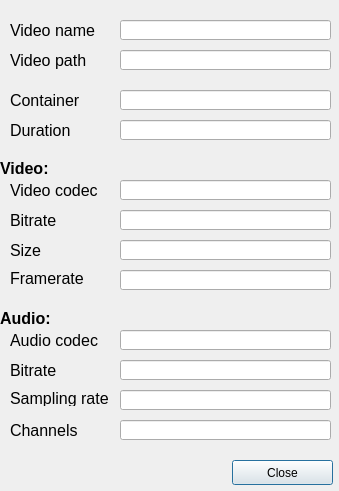
<?xml version="1.0" encoding="UTF-8"?>
<ui version="4.0">
 <class>formInfo</class>
 <widget class="QDialog" name="formInfo">
  <property name="windowModality">
   <enum>Qt::WindowModal</enum>
  </property>
  <property name="geometry">
   <rect>
    <x>0</x>
    <y>0</y>
    <width>339</width>
    <height>491</height>
   </rect>
  </property>
  <property name="windowTitle">
   <string>Media info</string>
  </property>
  <property name="modal">
   <bool>true</bool>
  </property>
  <widget class="QLabel" name="label_10">
   <property name="geometry">
    <rect>
     <x>0</x>
     <y>310</y>
     <width>71</width>
     <height>16</height>
    </rect>
   </property>
   <property name="font">
    <font>
     <pointsize>12</pointsize>
     <weight>75</weight>
     <bold>true</bold>
    </font>
   </property>
   <property name="text">
    <string>Audio:</string>
   </property>
  </widget>
  <widget class="QLabel" name="label_6">
   <property name="geometry">
    <rect>
     <x>10</x>
     <y>210</y>
     <width>101</width>
     <height>21</height>
    </rect>
   </property>
   <property name="font">
    <font>
     <pointsize>12</pointsize>
    </font>
   </property>
   <property name="text">
    <string>Bitrate</string>
   </property>
  </widget>
  <widget class="QLineEdit" name="lineEdit_12">
   <property name="geometry">
    <rect>
     <x>120</x>
     <y>420</y>
     <width>211</width>
     <height>20</height>
    </rect>
   </property>
   <property name="readOnly">
    <bool>true</bool>
   </property>
  </widget>
  <widget class="QLabel" name="label_9">
   <property name="geometry">
    <rect>
     <x>10</x>
     <y>120</y>
     <width>101</width>
     <height>21</height>
    </rect>
   </property>
   <property name="font">
    <font>
     <pointsize>12</pointsize>
    </font>
   </property>
   <property name="text">
    <string>Duration</string>
   </property>
  </widget>
  <widget class="QPushButton" name="pushButton">
   <property name="geometry">
    <rect>
     <x>232</x>
     <y>460</y>
     <width>101</width>
     <height>25</height>
    </rect>
   </property>
   <property name="text">
    <string>Close</string>
   </property>
  </widget>
  <widget class="QLabel" name="label_3">
   <property name="geometry">
    <rect>
     <x>10</x>
     <y>50</y>
     <width>111</width>
     <height>21</height>
    </rect>
   </property>
   <property name="font">
    <font>
     <pointsize>12</pointsize>
    </font>
   </property>
   <property name="text">
    <string>Video path</string>
   </property>
  </widget>
  <widget class="QLabel" name="label_5">
   <property name="geometry">
    <rect>
     <x>10</x>
     <y>90</y>
     <width>101</width>
     <height>21</height>
    </rect>
   </property>
   <property name="font">
    <font>
     <pointsize>12</pointsize>
    </font>
   </property>
   <property name="text">
    <string>Container</string>
   </property>
  </widget>
  <widget class="QLineEdit" name="lineEdit_8">
   <property name="geometry">
    <rect>
     <x>120</x>
     <y>120</y>
     <width>211</width>
     <height>20</height>
    </rect>
   </property>
   <property name="readOnly">
    <bool>true</bool>
   </property>
  </widget>
  <widget class="QLineEdit" name="lineEdit_2">
   <property name="geometry">
    <rect>
     <x>120</x>
     <y>50</y>
     <width>211</width>
     <height>20</height>
    </rect>
   </property>
   <property name="readOnly">
    <bool>true</bool>
   </property>
  </widget>
  <widget class="QLabel" name="label">
   <property name="geometry">
    <rect>
     <x>0</x>
     <y>160</y>
     <width>71</width>
     <height>16</height>
    </rect>
   </property>
   <property name="font">
    <font>
     <pointsize>12</pointsize>
     <weight>75</weight>
     <bold>true</bold>
    </font>
   </property>
   <property name="text">
    <string>Video:</string>
   </property>
  </widget>
  <widget class="QLineEdit" name="lineEdit_11">
   <property name="geometry">
    <rect>
     <x>120</x>
     <y>390</y>
     <width>211</width>
     <height>20</height>
    </rect>
   </property>
   <property name="readOnly">
    <bool>true</bool>
   </property>
  </widget>
  <widget class="QLabel" name="label_7">
   <property name="geometry">
    <rect>
     <x>10</x>
     <y>240</y>
     <width>101</width>
     <height>21</height>
    </rect>
   </property>
   <property name="font">
    <font>
     <pointsize>12</pointsize>
    </font>
   </property>
   <property name="text">
    <string>Size</string>
   </property>
  </widget>
  <widget class="QLabel" name="label_13">
   <property name="geometry">
    <rect>
     <x>10</x>
     <y>420</y>
     <width>111</width>
     <height>21</height>
    </rect>
   </property>
   <property name="font">
    <font>
     <pointsize>12</pointsize>
    </font>
   </property>
   <property name="text">
    <string>Channels</string>
   </property>
  </widget>
  <widget class="QLabel" name="label_2">
   <property name="geometry">
    <rect>
     <x>10</x>
     <y>20</y>
     <width>111</width>
     <height>21</height>
    </rect>
   </property>
   <property name="font">
    <font>
     <pointsize>12</pointsize>
    </font>
   </property>
   <property name="text">
    <string>Video name</string>
   </property>
  </widget>
  <widget class="QLabel" name="label_11">
   <property name="geometry">
    <rect>
     <x>10</x>
     <y>360</y>
     <width>111</width>
     <height>21</height>
    </rect>
   </property>
   <property name="font">
    <font>
     <pointsize>12</pointsize>
    </font>
   </property>
   <property name="text">
    <string>Bitrate</string>
   </property>
  </widget>
  <widget class="QLineEdit" name="lineEdit_6">
   <property name="geometry">
    <rect>
     <x>120</x>
     <y>240</y>
     <width>211</width>
     <height>20</height>
    </rect>
   </property>
   <property name="readOnly">
    <bool>true</bool>
   </property>
  </widget>
  <widget class="QLineEdit" name="lineEdit_4">
   <property name="geometry">
    <rect>
     <x>120</x>
     <y>90</y>
     <width>211</width>
     <height>20</height>
    </rect>
   </property>
   <property name="readOnly">
    <bool>true</bool>
   </property>
  </widget>
  <widget class="QLineEdit" name="lineEdit_7">
   <property name="geometry">
    <rect>
     <x>120</x>
     <y>270</y>
     <width>211</width>
     <height>20</height>
    </rect>
   </property>
   <property name="readOnly">
    <bool>true</bool>
   </property>
  </widget>
  <widget class="QLabel" name="label_4">
   <property name="geometry">
    <rect>
     <x>10</x>
     <y>180</y>
     <width>101</width>
     <height>21</height>
    </rect>
   </property>
   <property name="font">
    <font>
     <pointsize>12</pointsize>
    </font>
   </property>
   <property name="text">
    <string>Video codec</string>
   </property>
  </widget>
  <widget class="QLineEdit" name="lineEdit_3">
   <property name="geometry">
    <rect>
     <x>120</x>
     <y>180</y>
     <width>211</width>
     <height>20</height>
    </rect>
   </property>
   <property name="readOnly">
    <bool>true</bool>
   </property>
  </widget>
  <widget class="QLineEdit" name="lineEdit_9">
   <property name="enabled">
    <bool>true</bool>
   </property>
   <property name="geometry">
    <rect>
     <x>120</x>
     <y>330</y>
     <width>211</width>
     <height>20</height>
    </rect>
   </property>
   <property name="readOnly">
    <bool>true</bool>
   </property>
  </widget>
  <widget class="QLineEdit" name="lineEdit_5">
   <property name="geometry">
    <rect>
     <x>120</x>
     <y>210</y>
     <width>211</width>
     <height>20</height>
    </rect>
   </property>
   <property name="readOnly">
    <bool>true</bool>
   </property>
  </widget>
  <widget class="QLineEdit" name="lineEdit_10">
   <property name="geometry">
    <rect>
     <x>120</x>
     <y>360</y>
     <width>211</width>
     <height>20</height>
    </rect>
   </property>
   <property name="readOnly">
    <bool>true</bool>
   </property>
  </widget>
  <widget class="QLineEdit" name="lineEdit">
   <property name="enabled">
    <bool>true</bool>
   </property>
   <property name="geometry">
    <rect>
     <x>120</x>
     <y>20</y>
     <width>211</width>
     <height>20</height>
    </rect>
   </property>
   <property name="mouseTracking">
    <bool>true</bool>
   </property>
   <property name="readOnly">
    <bool>true</bool>
   </property>
  </widget>
  <widget class="QLabel" name="label_14">
   <property name="geometry">
    <rect>
     <x>10</x>
     <y>390</y>
     <width>111</width>
     <height>16</height>
    </rect>
   </property>
   <property name="font">
    <font>
     <pointsize>12</pointsize>
    </font>
   </property>
   <property name="text">
    <string>Sampling rate</string>
   </property>
  </widget>
  <widget class="QLabel" name="label_8">
   <property name="geometry">
    <rect>
     <x>10</x>
     <y>270</y>
     <width>101</width>
     <height>16</height>
    </rect>
   </property>
   <property name="font">
    <font>
     <pointsize>12</pointsize>
    </font>
   </property>
   <property name="text">
    <string>Framerate</string>
   </property>
  </widget>
  <widget class="QLabel" name="label_12">
   <property name="geometry">
    <rect>
     <x>10</x>
     <y>330</y>
     <width>111</width>
     <height>21</height>
    </rect>
   </property>
   <property name="font">
    <font>
     <pointsize>12</pointsize>
    </font>
   </property>
   <property name="text">
    <string>Audio codec</string>
   </property>
  </widget>
 </widget>
 <resources/>
 <connections/>
</ui>
